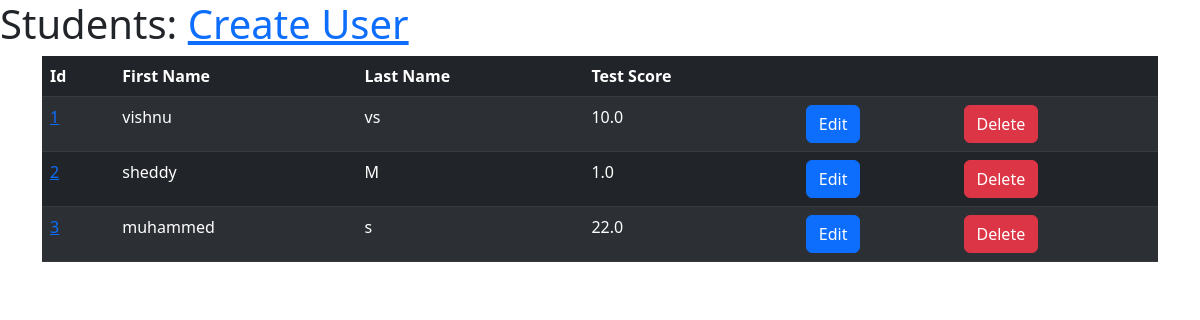
Before: / with the older database file.
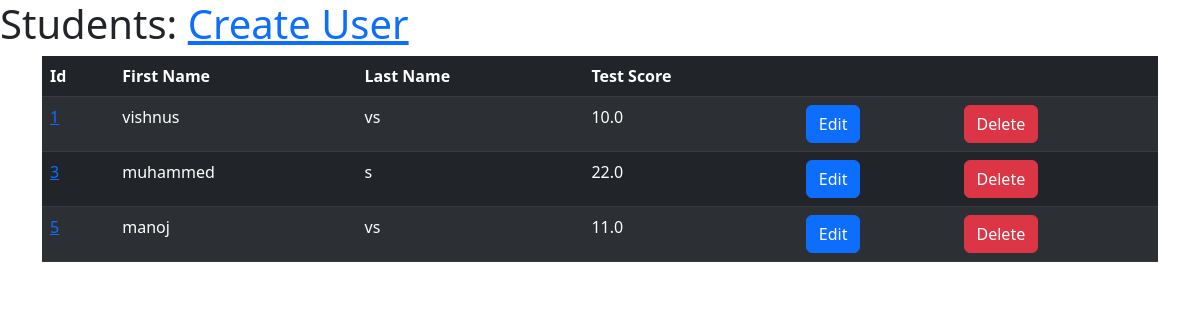
After: the same page with the newer database file.
### cbvApp/models.py (models this page shows, shortened)
class Student(models.Model):
    firstName = models.CharField(max_length=20)
    lastName = models.CharField(max_length=20)
    testScore = models.FloatField()

### cbvApp/views.py (the view)
# urls.py: path('',views.StudentListView.as_view(),name='home'),
class StudentListView(ListView):
    model = Student

### cbvApp/templates/cbvApp/student_list.html (shortened to what this page needs)
<!DOCTYPE html>
<html lang="en">
<head>
            <link href="https://cdn.jsdelivr.net/npm/bootstrap@5.3.0-alpha1/dist/css/bootstrap.min.css" rel="stylesheet"
>
</head>
<body>
    <h1>Students: <a href="{% url 'create' %}">Create User</a></h1>
    <div class="container">
        <table class="table table-dark table-striped">
            <thead>
                <tr>
                    <th scope="col">Id</th>
                    <th scope="col">First Name</th>
                    <th scope="col">Last Name</th>
                    <th scope="col">Test Score</th>
                    <th scope="col"></th>
                    <th scope="col"></th>
                </tr>
            </thead>
            <tbody>
                {% for i in student_list %}
                <tr>
                    <td><a href="/{{i.id}}">{{i.id}}</a></td>
                    <td>{{i.firstName}}</td>
                    <td>{{i.lastName}}</td>
                    <td>{{i.testScore}}</td>
                    <td><a href="" class="btn btn-primary">Edit</a></td>
                    <td><a href="" class="btn btn-danger">Delete</a></td>
                </tr>
                {% endfor %}
            </tbody>
        </table>
</body>
</html>

Changed rows visible on the page:
removed Student: id "2", firstName "sheddy", lastName "M", testScore "1.0"
changed Student id 1: firstName "vishnu" → "vishnus"
added Student: id "5", firstName "manoj", lastName "vs", testScore "11.0"
